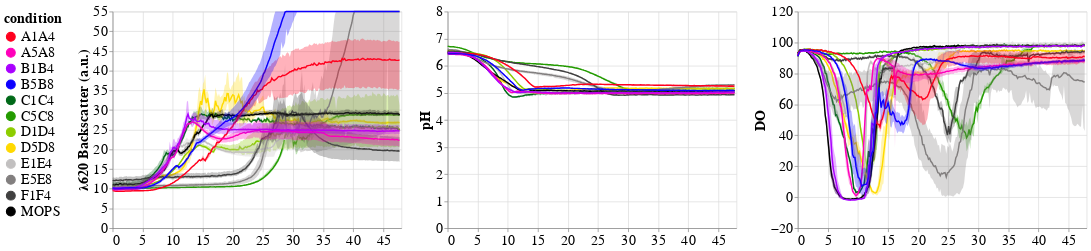

Notebook source saved alongside this figure:
### Code cell
od=lectorfig('mean(OD600)',"\u03BB620 Backscatter (a.u.)",55,0)
ph=lectorfig('mean(pH)',"pH",8,0)
DO=lectorfig('mean(DO)',"DO",120,-20)
chart2=od|ph|DO
chart2=chart2.configure_axis(
        labelFontSize=20,
        titleFontSize=20
    ).configure_legend(
        labelFontSize=20,
        titleFontSize=20,
        symbolSize=150)
chart2#.save('ARTDBTL4-0.html')

### Figure 1 — Vega-Lite specification as saved in the notebook (floating-point values rounded to 4 significant figures; data arrays with more than 128 entries replaced by an {"elided": "..."} marker saying what was removed)
{"config": {"view": {"continuousWidth": 400, "continuousHeight": 300}, "axis": {"labelFontSize": 20, "titleFontSize": 20}, "legend": {"labelFontSize": 20, "symbolSize": 150, "titleFontSize": 20}}, "hconcat": [{"layer": [{"mark": {"type": "line", "opacity": 1}, "encoding": {"color": {"type": "nominal", "field": "condition", "legend": {"columns": 1, "orient": "left", "symbolLimit": 0}, "scale": {"range": ["#ff001e", "#ff00ba", "#a900ff", "#0d00ff", "#006918", "#249b00", "#8dcd00", "#ffd900", "#c2c0c0", "#827f7f", "#414040", "black"]}}, "x": {"type": "quantitative", "axis": {"labels": true}, "field": "Time", "scale": {"domain": [0, 48]}, "title": null}, "y": {"type": "quantitative", "aggregate": "mean", "axis": {"labels": true}, "field": "OD600", "scale": {"clamp": true, "domain": [0, 55]}, "title": "λ620 Backscatter (a.u.)"}}}, {"mark": {"type": "errorband", "extent": "ci"}, "encoding": {"color": {"type": "nominal", "field": "condition", "legend": {"columns": 1, "orient": "left", "symbolLimit": 0}, "scale": {"range": ["#ff001e", "#ff00ba", "#a900ff", "#0d00ff", "#006918", "#249b00", "#8dcd00", "#ffd900", "#c2c0c0", "#827f7f", "#414040", "black"]}}, "x": {"type": "quantitative", "axis": {"labels": true}, "field": "Time", "scale": {"domain": [0, 48]}, "title": null}, "y": {"type": "quantitative", "aggregate": "mean", "axis": {"labels": true}, "field": "OD600", "scale": {"clamp": true, "domain": [0, 55]}, "title": "λ620 Backscatter (a.u.)"}}}, {"layer": [{"mark": {"type": "line", "opacity": 1}, "encoding": {"color": {"type": "nominal", "field": "condition", "legend": {"columns": 1, "orient": "left", "symbolLimit": 0}, "scale": {"range": ["#ff001e", "#ff00ba", "#a900ff", "#0d00ff", "#006918", "#249b00", "#8dcd00", "#ffd900", "#c2c0c0", "#827f7f", "#414040", "black"]}}, "x": {"type": "quantitative", "axis": {"labels": true}, "field": "Time", "scale": {"domain": [0, 48]}, "title": null}, "y": {"type": "quantitative", "aggregate": "mean", "axis": {"labels": true}, "field": "OD600", "scale": {"clamp": true, "domain": [0, 55]}, "title": "λ620 Backscatter (a.u.)"}}}, {"mark": {"type": "errorband", "extent": "ci"}, "encoding": {"color": {"type": "nominal", "field": "condition", "legend": {"columns": 1, "orient": "left", "symbolLimit": 0}, "scale": {"range": ["#ff001e", "#ff00ba", "#a900ff", "#0d00ff", "#006918", "#249b00", "#8dcd00", "#ffd900", "#c2c0c0", "#827f7f", "#414040", "black"]}}, "x": {"type": "quantitative", "axis": {"labels": true}, "field": "Time", "scale": {"domain": [0, 48]}, "title": null}, "y": {"type": "quantitative", "aggregate": "mean", "axis": {"labels": true}, "field": "OD600", "scale": {"clamp": true, "domain": [0, 55]}, "title": "λ620 Backscatter (a.u.)"}}}], "data": {"name": "data-5940070faa4c10af76e0647882917608"}}, {"layer": [{"mark": {"type": "line", "opacity": 1}, "encoding": {"color": {"type": "nominal", "field": "condition", "legend": {"columns": 1, "orient": "left", "symbolLimit": 0}, "scale": {"range": ["#ff001e", "#ff00ba", "#a900ff", "#0d00ff", "#006918", "#249b00", "#8dcd00", "#ffd900", "#c2c0c0", "#827f7f", "#414040", "black"]}}, "x": {"type": "quantitative", "axis": {"labels": true}, "field": "Time", "scale": {"domain": [0, 48]}, "title": null}, "y": {"type": "quantitative", "aggregate": "mean", "axis": {"labels": true}, "field": "OD600", "scale": {"clamp": true, "domain": [0, 55]}, "title": "λ620 Backscatter (a.u.)"}}}, {"mark": {"type": "errorband", "extent": "ci"}, "encoding": {"color": {"type": "nominal", "field": "condition", "legend": {"columns": 1, "orient": "left", "symbolLimit": 0}, "scale": {"range": ["#ff001e", "#ff00ba", "#a900ff", "#0d00ff", "#006918", "#249b00", "#8dcd00", "#ffd900", "#c2c0c0", "#827f7f", "#414040", "black"]}}, "x": {"type": "quantitative", "axis": {"labels": true}, "field": "Time", "scale": {"domain": [0, 48]}, "title": null}, "y": {"type": "quantitative", "aggregate": "mean", "axis": {"labels": true}, "field": "OD600", "scale": {"clamp": true, "domain": [0, 55]}, "title": "λ620 Backscatter (a.u.)"}}}], "data": {"name": "data-a6b8244e94b575f35f2987fadb06d178"}}]}, {"layer": [{"mark": {"type": "line", "opacity": 1}, "encoding": {"color": {"type": "nominal", "field": "condition", "legend": {"columns": 1, "orient": "left", "symbolLimit": 0}, "scale": {"range": ["#ff001e", "#ff00ba", "#a900ff", "#0d00ff", "#006918", "#249b00", "#8dcd00", "#ffd900", "#c2c0c0", "#827f7f", "#414040", "black"]}}, "x": {"type": "quantitative", "axis": {"labels": true}, "field": "Time", "scale": {"domain": [0, 48]}, "title": null}, "y": {"type": "quantitative", "aggregate": "mean", "axis": {"labels": true}, "field": "pH", "scale": {"clamp": true, "domain": [0, 8]}, "title": "pH"}}}, {"mark": {"type": "errorband", "extent": "ci"}, "encoding": {"color": {"type": "nominal", "field": "condition", "legend": {"columns": 1, "orient": "left", "symbolLimit": 0}, "scale": {"range": ["#ff001e", "#ff00ba", "#a900ff", "#0d00ff", "#006918", "#249b00", "#8dcd00", "#ffd900", "#c2c0c0", "#827f7f", "#414040", "black"]}}, "x": {"type": "quantitative", "axis": {"labels": true}, "field": "Time", "scale": {"domain": [0, 48]}, "title": null}, "y": {"type": "quantitative", "aggregate": "mean", "axis": {"labels": true}, "field": "pH", "scale": {"clamp": true, "domain": [0, 8]}, "title": "pH"}}}, {"layer": [{"mark": {"type": "line", "opacity": 1}, "encoding": {"color": {"type": "nominal", "field": "condition", "legend": {"columns": 1, "orient": "left", "symbolLimit": 0}, "scale": {"range": ["#ff001e", "#ff00ba", "#a900ff", "#0d00ff", "#006918", "#249b00", "#8dcd00", "#ffd900", "#c2c0c0", "#827f7f", "#414040", "black"]}}, "x": {"type": "quantitative", "axis": {"labels": true}, "field": "Time", "scale": {"domain": [0, 48]}, "title": null}, "y": {"type": "quantitative", "aggregate": "mean", "axis": {"labels": true}, "field": "pH", "scale": {"clamp": true, "domain": [0, 8]}, "title": "pH"}}}, {"mark": {"type": "errorband", "extent": "ci"}, "encoding": {"color": {"type": "nominal", "field": "condition", "legend": {"columns": 1, "orient": "left", "symbolLimit": 0}, "scale": {"range": ["#ff001e", "#ff00ba", "#a900ff", "#0d00ff", "#006918", "#249b00", "#8dcd00", "#ffd900", "#c2c0c0", "#827f7f", "#414040", "black"]}}, "x": {"type": "quantitative", "axis": {"labels": true}, "field": "Time", "scale": {"domain": [0, 48]}, "title": null}, "y": {"type": "quantitative", "aggregate": "mean", "axis": {"labels": true}, "field": "pH", "scale": {"clamp": true, "domain": [0, 8]}, "title": "pH"}}}], "data": {"name": "data-5940070faa4c10af76e0647882917608"}}, {"layer": [{"mark": {"type": "line", "opacity": 1}, "encoding": {"color": {"type": "nominal", "field": "condition", "legend": {"columns": 1, "orient": "left", "symbolLimit": 0}, "scale": {"range": ["#ff001e", "#ff00ba", "#a900ff", "#0d00ff", "#006918", "#249b00", "#8dcd00", "#ffd900", "#c2c0c0", "#827f7f", "#414040", "black"]}}, "x": {"type": "quantitative", "axis": {"labels": true}, "field": "Time", "scale": {"domain": [0, 48]}, "title": null}, "y": {"type": "quantitative", "aggregate": "mean", "axis": {"labels": true}, "field": "pH", "scale": {"clamp": true, "domain": [0, 8]}, "title": "pH"}}}, {"mark": {"type": "errorband", "extent": "ci"}, "encoding": {"color": {"type": "nominal", "field": "condition", "legend": {"columns": 1, "orient": "left", "symbolLimit": 0}, "scale": {"range": ["#ff001e", "#ff00ba", "#a900ff", "#0d00ff", "#006918", "#249b00", "#8dcd00", "#ffd900", "#c2c0c0", "#827f7f", "#414040", "black"]}}, "x": {"type": "quantitative", "axis": {"labels": true}, "field": "Time", "scale": {"domain": [0, 48]}, "title": null}, "y": {"type": "quantitative", "aggregate": "mean", "axis": {"labels": true}, "field": "pH", "scale": {"clamp": true, "domain": [0, 8]}, "title": "pH"}}}], "data": {"name": "data-a6b8244e94b575f35f2987fadb06d178"}}]}, {"layer": [{"mark": {"type": "line", "opacity": 1}, "encoding": {"color": {"type": "nominal", "field": "condition", "legend": {"columns": 1, "orient": "left", "symbolLimit": 0}, "scale": {"range": ["#ff001e", "#ff00ba", "#a900ff", "#0d00ff", "#006918", "#249b00", "#8dcd00", "#ffd900", "#c2c0c0", "#827f7f", "#414040", "black"]}}, "x": {"type": "quantitative", "axis": {"labels": true}, "field": "Time", "scale": {"domain": [0, 48]}, "title": null}, "y": {"type": "quantitative", "aggregate": "mean", "axis": {"labels": true}, "field": "DO", "scale": {"clamp": true, "domain": [-20, 120]}, "title": "DO"}}}, {"mark": {"type": "errorband", "extent": "ci"}, "encoding": {"color": {"type": "nominal", "field": "condition", "legend": {"columns": 1, "orient": "left", "symbolLimit": 0}, "scale": {"range": ["#ff001e", "#ff00ba", "#a900ff", "#0d00ff", "#006918", "#249b00", "#8dcd00", "#ffd900", "#c2c0c0", "#827f7f", "#414040", "black"]}}, "x": {"type": "quantitative", "axis": {"labels": true}, "field": "Time", "scale": {"domain": [0, 48]}, "title": null}, "y": {"type": "quantitative", "aggregate": "mean", "axis": {"labels": true}, "field": "DO", "scale": {"clamp": true, "domain": [-20, 120]}, "title": "DO"}}}, {"layer": [{"mark": {"type": "line", "opacity": 1}, "encoding": {"color": {"type": "nominal", "field": "condition", "legend": {"columns": 1, "orient": "left", "symbolLimit": 0}, "scale": {"range": ["#ff001e", "#ff00ba", "#a900ff", "#0d00ff", "#006918", "#249b00", "#8dcd00", "#ffd900", "#c2c0c0", "#827f7f", "#414040", "black"]}}, "x": {"type": "quantitative", "axis": {"labels": true}, "field": "Time", "scale": {"domain": [0, 48]}, "title": null}, "y": {"type": "quantitative", "aggregate": "mean", "axis": {"labels": true}, "field": "DO", "scale": {"clamp": true, "domain": [-20, 120]}, "title": "DO"}}}, {"mark": {"type": "errorband", "extent": "ci"}, "encoding": {"color": {"type": "nominal", "field": "condition", "legend": {"columns": 1, "orient": "left", "symbolLimit": 0}, "scale": {"range": ["#ff001e", "#ff00ba", "#a900ff", "#0d00ff", "#006918", "#249b00", "#8dcd00", "#ffd900", "#c2c0c0", "#827f7f", "#414040", "black"]}}, "x": {"type": "quantitative", "axis": {"labels": true}, "field": "Time", "scale": {"domain": [0, 48]}, "title": null}, "y": {"type": "quantitative", "aggregate": "mean", "axis": {"labels": true}, "field": "DO", "scale": {"clamp": true, "domain": [-20, 120]}, "title": "DO"}}}], "data": {"name": "data-5940070faa4c10af76e0647882917608"}}, {"layer": [{"mark": {"type": "line", "opacity": 1}, "encoding": {"color": {"type": "nominal", "field": "condition", "legend": {"columns": 1, "orient": "left", "symbolLimit": 0}, "scale": {"range": ["#ff001e", "#ff00ba", "#a900ff", "#0d00ff", "#006918", "#249b00", "#8dcd00", "#ffd900", "#c2c0c0", "#827f7f", "#414040", "black"]}}, "x": {"type": "quantitative", "axis": {"labels": true}, "field": "Time", "scale": {"domain": [0, 48]}, "title": null}, "y": {"type": "quantitative", "aggregate": "mean", "axis": {"labels": true}, "field": "DO", "scale": {"clamp": true, "domain": [-20, 120]}, "title": "DO"}}}, {"mark": {"type": "errorband", "extent": "ci"}, "encoding": {"color": {"type": "nominal", "field": "condition", "legend": {"columns": 1, "orient": "left", "symbolLimit": 0}, "scale": {"range": ["#ff001e", "#ff00ba", "#a900ff", "#0d00ff", "#006918", "#249b00", "#8dcd00", "#ffd900", "#c2c0c0", "#827f7f", "#414040", "black"]}}, "x": {"type": "quantitative", "axis": {"labels": true}, "field": "Time", "scale": {"domain": [0, 48]}, "title": null}, "y": {"type": "quantitative", "aggregate": "mean", "axis": {"labels": true}, "field": "DO", "scale": {"clamp": true, "domain": [-20, 120]}, "title": "DO"}}}], "data": {"name": "data-a6b8244e94b575f35f2987fadb06d178"}}]}], "data": {"name": "data-3e5c0f3168019263a44e5b064ae44607"}, "$schema": "https://vega.github.io/schema/vega-lite/v4.8.1.json", "datasets": {"data-3e5c0f3168019263a44e5b064ae44607": {"elided": "2928 records"}, "data-5940070faa4c10af76e0647882917608": {"elided": "2928 records"}, "data-a6b8244e94b575f35f2987fadb06d178": {"elided": "2928 records"}}}
